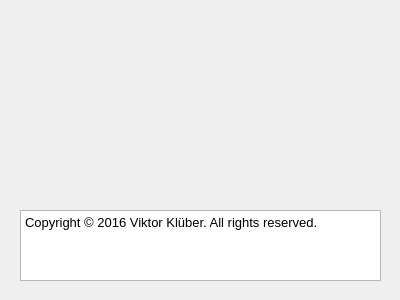
<?xml version="1.0" encoding="UTF-8"?>
<ui version="4.0">
 <class>BCIAboutWidgetClass</class>
 <widget class="QDialog" name="BCIAboutWidgetClass">
  <property name="geometry">
   <rect>
    <x>0</x>
    <y>0</y>
    <width>400</width>
    <height>300</height>
   </rect>
  </property>
  <property name="sizePolicy">
   <sizepolicy hsizetype="Fixed" vsizetype="Fixed">
    <horstretch>0</horstretch>
    <verstretch>0</verstretch>
   </sizepolicy>
  </property>
  <property name="minimumSize">
   <size>
    <width>400</width>
    <height>300</height>
   </size>
  </property>
  <property name="maximumSize">
   <size>
    <width>400</width>
    <height>300</height>
   </size>
  </property>
  <property name="windowTitle">
   <string>About TMSI EEG</string>
  </property>
  <widget class="QTextBrowser" name="textBrowser">
   <property name="geometry">
    <rect>
     <x>20</x>
     <y>210</y>
     <width>361</width>
     <height>71</height>
    </rect>
   </property>
   <property name="html">
    <string>&lt;!DOCTYPE HTML PUBLIC &quot;-//W3C//DTD HTML 4.0//EN&quot; &quot;http://www.w3.org/TR/REC-html40/strict.dtd&quot;&gt;
&lt;html&gt;&lt;head&gt;&lt;meta name=&quot;qrichtext&quot; content=&quot;1&quot; /&gt;&lt;style type=&quot;text/css&quot;&gt;
p, li { white-space: pre-wrap; }
&lt;/style&gt;&lt;/head&gt;&lt;body style=&quot; font-family:'MS Shell Dlg 2'; font-size:8.25pt; font-weight:400; font-style:normal;&quot;&gt;
&lt;table border=&quot;0&quot; style=&quot;-qt-table-type: root; margin-top:4px; margin-bottom:4px; margin-left:4px; margin-right:4px;&quot;&gt;
&lt;tr&gt;
&lt;td style=&quot;border: none;&quot;&gt;
&lt;p style=&quot; margin-top:0px; margin-bottom:0px; margin-left:0px; margin-right:0px; -qt-block-indent:0; text-indent:0px;&quot;&gt;&lt;span style=&quot; font-family:'Sans'; font-size:10pt;&quot;&gt;Copyright © 2016 Viktor Klüber. All rights reserved.&lt;/span&gt;&lt;/p&gt;&lt;/td&gt;&lt;/tr&gt;&lt;/table&gt;&lt;/body&gt;&lt;/html&gt;</string>
   </property>
  </widget>
 </widget>
 <layoutdefault spacing="6" margin="11"/>
 <resources/>
 <connections/>
</ui>
